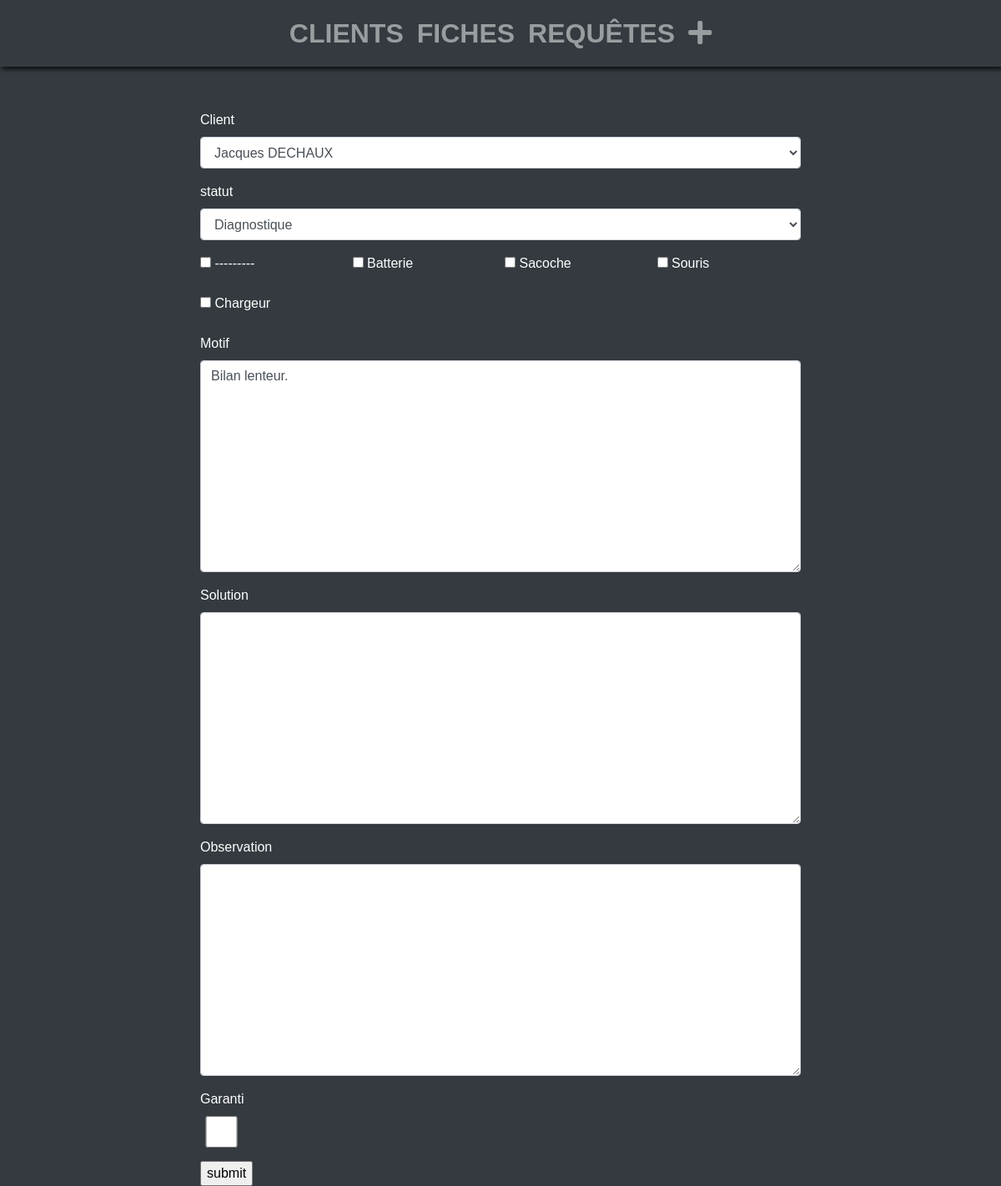
The app's page /sheet/29/update/ with its own data.
### gestion_intervention/models.py (models this page shows, shortened)
class Sheet(models.Model):
    customer = models.ForeignKey(Customer)
    date = models.DateTimeField(auto_now_add=True, blank=True)
    statut = models.CharField(max_length=40, choices=STATUS_SHEET)
    other = MultiSelectField(max_length=40, choices=OTHERS_CHOICES, null=True, blank=True )
    reason = models.TextField(null=True, blank=True)
    resolution = models.TextField(null=True, blank=True)
    comment = models.TextField(null=True, blank=True)
    guarantee = models.BooleanField(default=False)

### gestion_intervention/views.py (the view, shortened to what this page needs)
# urls.py: url(r'^sheet/(?P<pk>[-\w]+)/update/$', SheetUpdateView.as_view(),
class SheetUpdateView(UpdateView):
    models = Sheet
    fields = '__all__'
    template_name = 'gestion_intervention/sheet_update_form.html'
    def get_queryset(self):
        return Sheet.objects.all()

### gestion_intervention/models.py (called while the page is built)
    def __unicode__(self):
        return self.first_name + " " + self.last_name

### gestion_intervention/templates/gestion_intervention/sheet_update_form.html (shortened to what this page needs)
{% extends "gestion_intervention/base.html" %}
{% load widget_tweaks %}
{% block content %}
<div class="col-12 form_update">
    <section>
        <form action="" method="post" enctype="multipart/form-data">
            <div class="form-row">
                <div class="form-group col-md-12">
                    <label>Client</label>
                    {{ form.customer|add_class:"form-control"}}
                </div>
                <div class="form-group col-md-12">
                    <label>statut</label>
                    {{ form.statut|add_class:"form-control"}}
                </div>
                {% for value, text in form.other.field.choices %}
                <div class="form-group col-md-3">
                 <input id="id_other_{{ forloop.counter0 }}" name="{{ form.other.name }}" type="checkbox" value="{{ value }}">
                  <label>{{ text }}</label>
                </div>
                {% endfor %}
                <div class="form-group col-md-12">
                    <label>Motif</label>
                    {{ form.reason|add_class:"form-control"}}
                </div>
                <div class="form-group col-md-12">
                    <label>Solution</label>
                    {{ form.resolution|add_class:"form-control"}}
                </div>
                <div class="form-group col-md-12">
                    <label>Observation</label>
                    {{ form.comment|add_class:"form-control"}}
                </div>
                <div class="form-group col-md-1">
                    <label>Garanti</label>
                    {{ form.guarantee|add_class:"form-control"}}
                </div>
            </div>
            <input type="submit" name="submit" value="submit" class="updateBtn">
        </form>
    </section>
</div>
{% endblock %}

### gestion_intervention/static/css/style.css (style rules this page uses)
body { background-color: #343A40; font-family: Arial, sans-serif; }
.col-12 { padding: 0; margin-top: 50px; color: white; }
.form_update section { width: 60%; margin: 2rem auto 0 auto; }

### records on screen
Sheet: customer "Jacques DECHAUX", statut "Diagnostique", reason "Bilan lenteur."

### other values on screen
{{ text }} "---------" "Batterie" "Sacoche" "Souris" "Chargeur"
